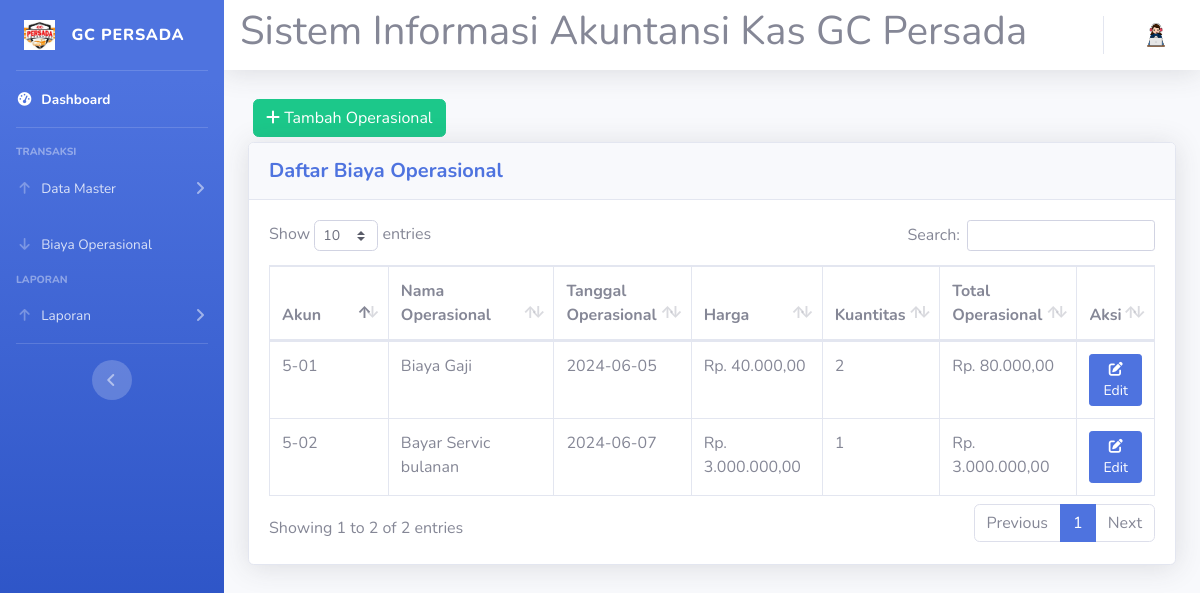
The app's page /operasional.php, older data.
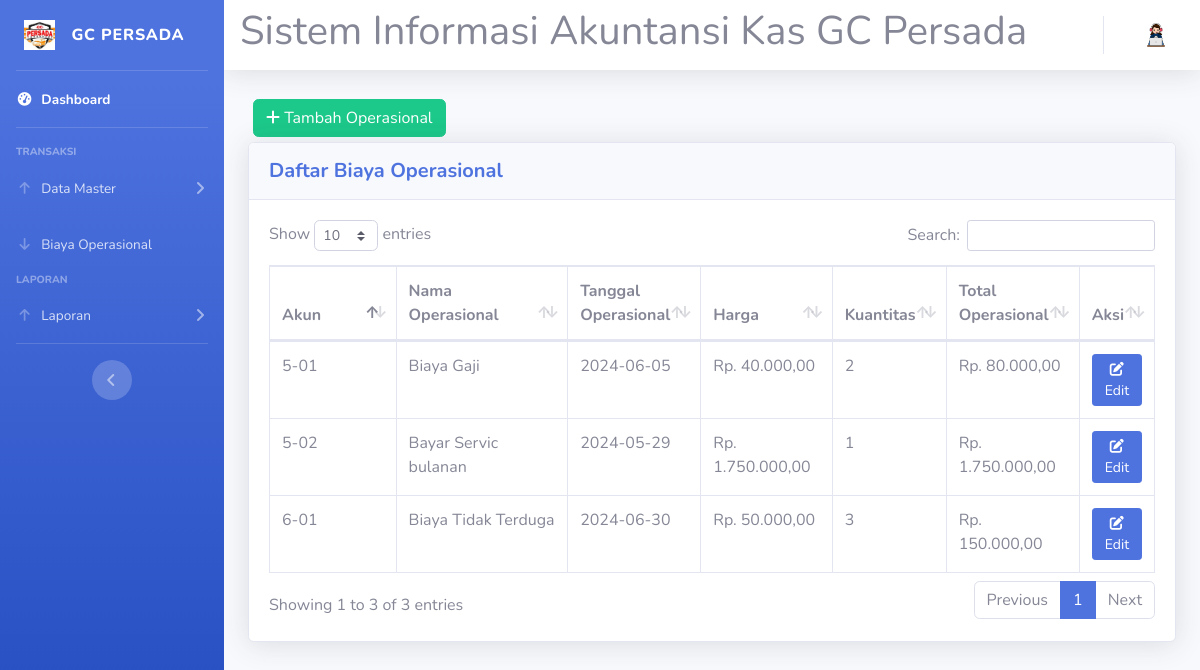
The same page, newer data.
### tables this page shows
CREATE TABLE `operasional` (
  `id_operasional` int(4) NOT NULL,
  `id_akun` varchar(5) NOT NULL,
  `nama_operasional` varchar(20) NOT NULL,
  `tanggal_operasional` date NOT NULL,
  `harga` int(11) NOT NULL,
  `kuantitas` int(2) NOT NULL,
  `total_operasional` int(11) NOT NULL
);

### operasional.php (the view, shortened to what this page needs)
<!DOCTYPE html>
<html lang="en">
<head>
  <link href="vendor/fontawesome-free/css/all.min.css" rel="stylesheet" type="text/css">
  <link href="css/sb-admin-2.min.css" rel="stylesheet">
  <link href="vendor/datatables/dataTables.bootstrap4.min.css" rel="stylesheet">
</head>
<body id="page-top">
  <?php
  require 'koneksi.php';
  require('sidebar.php');
  ?>
  <div id="content">
  <?php require 'navbar.php'; ?>
    <div class="container-fluid">
      <button type="button" class="btn btn-success" style="margin:5px" data-toggle="modal" data-target="#myModalTambah"><i class="fa fa-plus"></i> Tambah Operasional</button><br>
      <div class="card shadow mb-4">
        <div class="card-header py-3">
          <h5 class="m-0 font-weight-bold text-primary">Daftar Biaya Operasional</h5>
        </div>
        <div class="card-body">
          <div class="table-responsive">
            <table class="table table-bordered" id="dataTable" width="100%" cellspacing="0">
              <thead>
                <tr>
                  <th width="15%">Akun</th>
                  <th width="20%">Nama Operasional</th>
                  <th width="15%">Tanggal Operasional</th>
                  <th width="15%">Harga</th>
                  <th width="5%">Kuantitas</th>
                  <th width="15%">Total Operasional</th>
                  <th width="5%">Aksi</th>
                </tr>
              </thead>
              <tbody>
                <?php
                $query = mysqli_query($koneksi, "SELECT * FROM operasional");
                while ($data = mysqli_fetch_assoc($query)) {
                ?>
                  <tr>
                    <td><?= $data['id_akun'] ?></td>
                    <td><?= $data['nama_operasional'] ?></td>
                    <td><?= $data['tanggal_operasional'] ?></td>
                    <td>Rp. <?= number_format($data['harga'], 2, ',', '.'); ?></td>
                    <td><?= $data['kuantitas'] ?></td>
                    <td>Rp. <?= number_format($data['total_operasional'], 2, ',', '.'); ?></td>
                    <td>
                      <a href="#" class=" btn btn-primary btn-sm" data-toggle="modal" data-target="#myModal<?= $data['id_operasional']; ?>"><i class="fa fa-edit"></i> Edit</a>
                    </td>
                  </tr>
                <?php
                }
                ?>
              </tbody>
            </table>
          </div>
        </div>
      </div>
    </div>
  </div>
  </div>
  </div>
</body>
</html>

### sidebar.php (shortened to what this page needs)
<div id="wrapper">
  <ul class="navbar-nav bg-gradient-primary sidebar sidebar-dark accordion" id="accordionSidebar">
    <a class="sidebar-brand d-flex align-items-center justify-content-center" href="index.php">
      <div class="sidebar-brand-icon rotate-n-0">
        <img src="img/logo.jpg" height="30dvh" alt="">
      </div>
      <div class="sidebar-brand-text mx-3"> GC PERSADA</div>
    </a>
    <hr class="sidebar-divider my-0">
    <li class="nav-item active">
      <a class="nav-link" href="index.php">
        <i class="fas fa-fw fa-tachometer-alt"></i>
        <span>Dashboard</span></a>
    </li>
    <hr class="sidebar-divider">
    <div class="sidebar-heading">
      Transaksi
    </div>
    <li class="nav-item">
      <a class="nav-link collapsed" href="#" data-toggle="collapse" data-target="#collapsePendapatan" aria-expanded="true" aria-controls="collapsePages">
        <i class="fas fa-fw fa-arrow-up"></i>
        <span>Data Master</span>
      </a>
    </li>
    <li class="nav-item">
      <a class="nav-link collapsed" href="operasional.php">
        <i class="fas fa-fw fa-arrow-down"></i>
        <span>Biaya Operasional</span>
      </a>
    </li>
    <div class="sidebar-heading">
      Laporan
    </div>
    <li class="nav-item">
      <a class="nav-link collapsed" href="#" data-toggle="collapse" data-target="#collapseLaporan" aria-expanded="true" aria-controls="collapsePages">
        <i class="fas fa-fw fa-arrow-up"></i>
        <span>Laporan</span>
      </a>
    </li>
    <hr class="sidebar-divider d-none d-md-block">
    <div class="text-center d-none d-md-inline">
      <button class="rounded-circle border-0" id="sidebarToggle"></button>
    </div>
  </ul>
  <div id="content-wrapper" class="d-flex flex-column">

### navbar.php (shortened to what this page needs)
<nav class="navbar navbar-expand navbar-light bg-white topbar mb-4 static-top shadow">
  <h1>Sistem Informasi Akuntansi Kas GC Persada</h1>
<?php require 'user.php'; ?>
</nav>

### user.php (shortened to what this page needs)
<ul class="navbar-nav ml-auto">
  <li class="nav-item dropdown no-arrow">
    <a class="nav-link dropdown-toggle" href="#" id="userDropdown" role="button" data-toggle="dropdown" aria-haspopup="true" aria-expanded="false">
      <img class="img-profile rounded-circle" src="img/she2.png">
    </a>
  </li>
</ul>

Row changes from the older to the newer data that the page shows:
removed operasional: id_akun "5-02", nama_operasional "Bayar Servic bulanan", tanggal_operasional "2024-06-07", harga "3.000.000,00", kuantitas "1", total_operasional "3.000.000,00"
added operasional: id_akun "5-02", nama_operasional "Bayar Servic bulanan", tanggal_operasional "2024-05-29", harga "1.750.000,00", kuantitas "1", total_operasional "1.750.000,00"
added operasional: id_akun "6-01", nama_operasional "Biaya Tidak Terduga", tanggal_operasional "2024-06-30", harga "50.000,00", kuantitas "3", total_operasional "150.000,00"
Text that changed along with them:
text written by a page script: "Show entries Search: Showing 1 to 2 of 2 entries Previous 1 Next" → "Show entries Search: Showing 1 to 3 of 3 entries Previous 1 Next"
